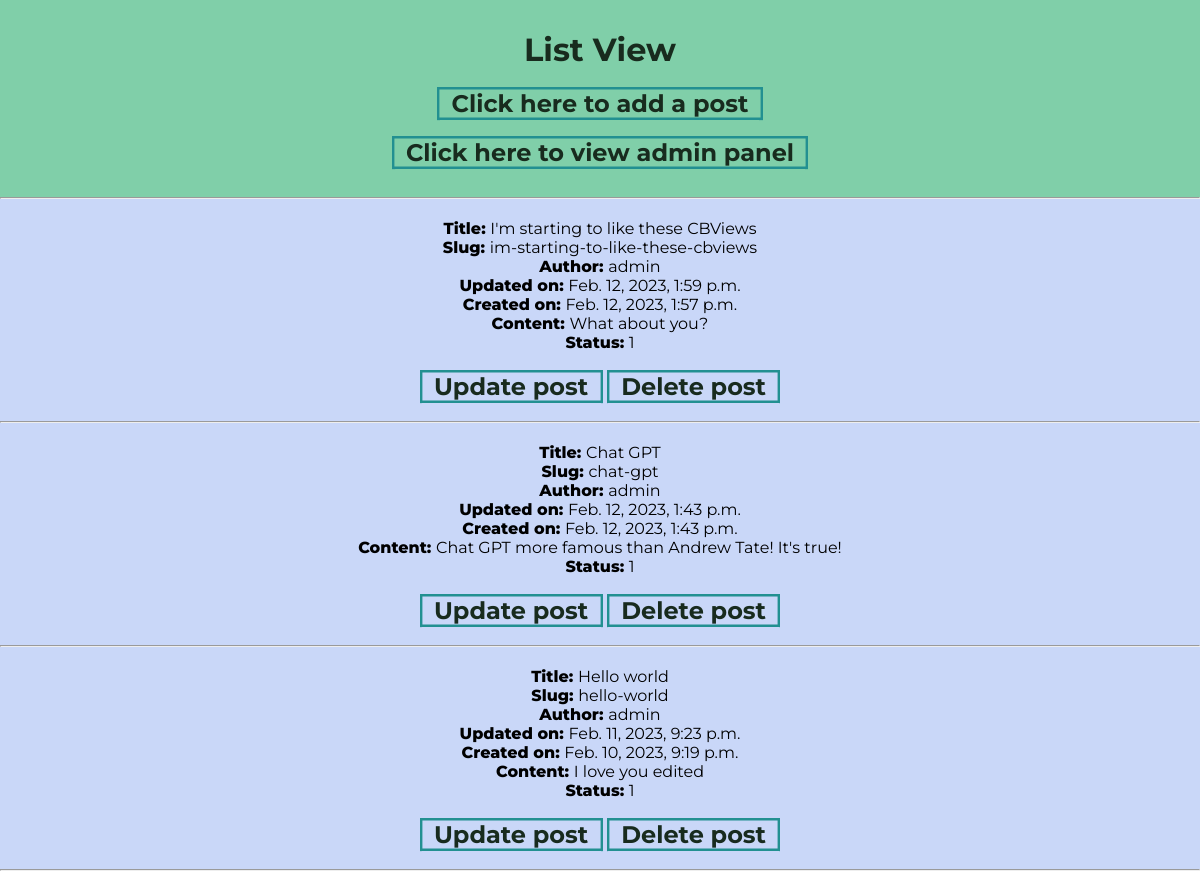
The app's page /, older data.
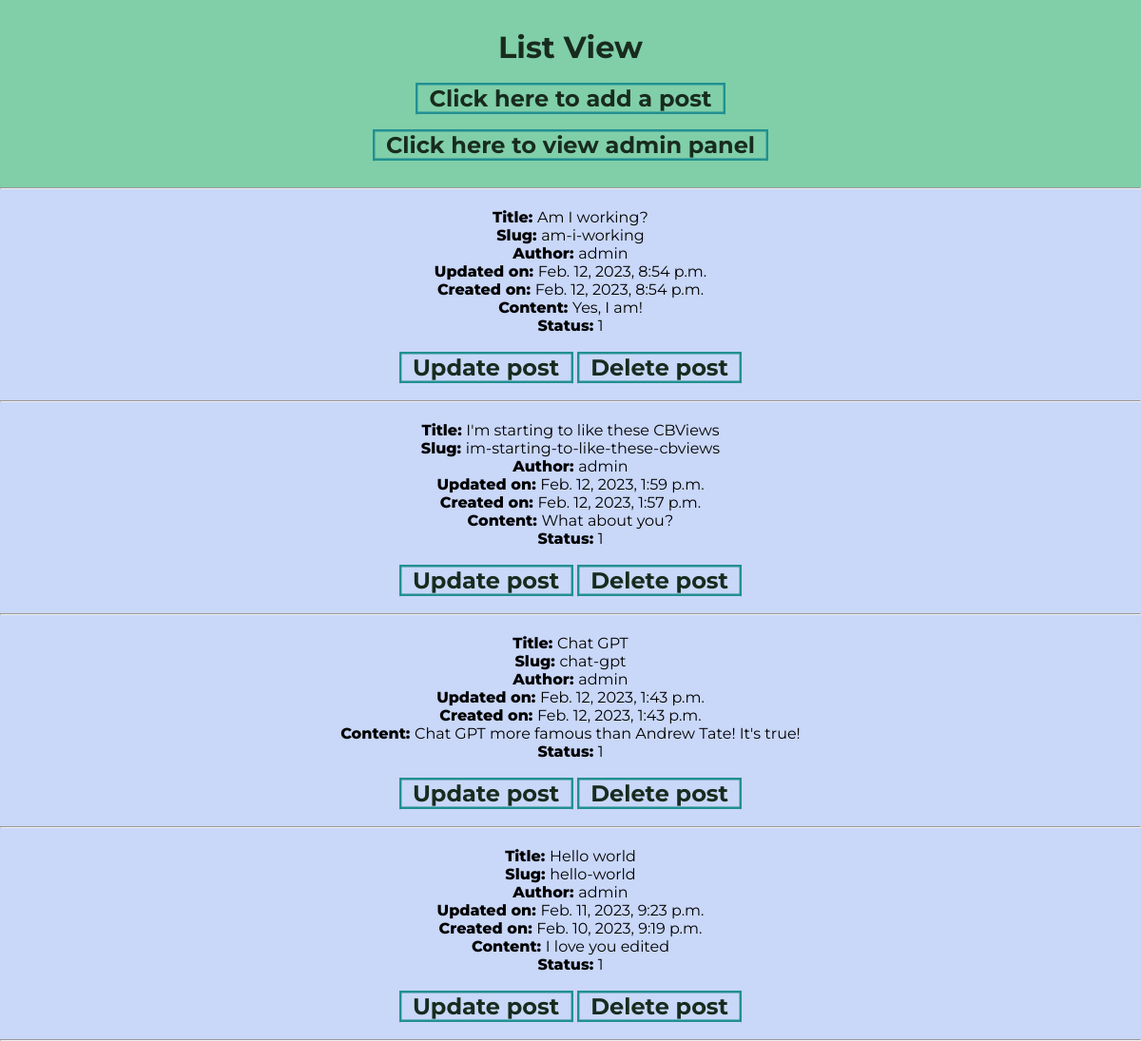
The same page, newer data.
### cbviews/models.py (models this page shows, shortened)
class Post(models.Model):
    title = models.CharField(max_length=200, unique=True)
    slug = models.SlugField(max_length=200, unique=True)
    author = models.ForeignKey(User, on_delete= models.CASCADE,related_name='blog_posts')
    updated_on = models.DateTimeField(auto_now= True)
    content = models.TextField()
    created_on = models.DateTimeField(auto_now_add=True)
    status = models.IntegerField(choices=STATUS, default=0)
    class Meta:
        ordering = ['-created_on']

### cbviews/views.py (the view)
# urls.py: path('', PostList.as_view(), name='my_list_view'),
class PostList(generic.ListView):
    queryset = Post.objects.filter(status=1).order_by('-created_on')

### cbviews/templates/cbviews/post_list.html (shortened to what this page needs)
{% load static %}
<!DOCTYPE html>
<html lang="en">
<head>
    <link rel="stylesheet" href="{% static 'style.css' %}">
</head>
<body>
    <div id="header">
        <h1>List View</h1>
        <div id="create-post-link-container">
            <a id="create-post-link" href="{% url 'create_view' %}">Click here to add a post</a>
        </div>
        <div id="view-admin-link-container">
            <a id="view-admin-link" href="{% url 'admin:index' %}">Click here to view admin panel</a>
        </div>
    </div>
    <hr>
    {% for object in object_list %}
    <div id="post-container">
        <div id="post">
            <p><span>Title: </span>{{ object.title}}</p>
            <p><span>Slug: </span>{{ object.slug }}</p>
            <p><span>Author: </span>{{ object.author }}</p>
            <p><span>Updated on: </span>{{ object.updated_on }}</p>
            <p><span>Created on: </span>{{ object.created_on }}</p>
            <p><span>Content: </span>{{ object.content }}</p>
            <p><span>Status: </span>{{ object.status }}</p>
            <div id="crud-buttons-container">
                <a href="{% url 'my_update_view' object.id %}">Update post</a>
                <a href="{% url 'delete_view' object.id %}">Delete post</a>
            </div>
        </div>
    </div>
    <hr>
    {% endfor %}
</body>
</html>

Row changes from the older to the newer data that the page shows:
added Post: title "Am I working?", slug "am-i-working", author "admin", updated_on "Feb. 12, 2023, 8:54 p.m.", created_on "Feb. 12, 2023, 8:54 p.m.", content "Yes, I am!", status "1"
